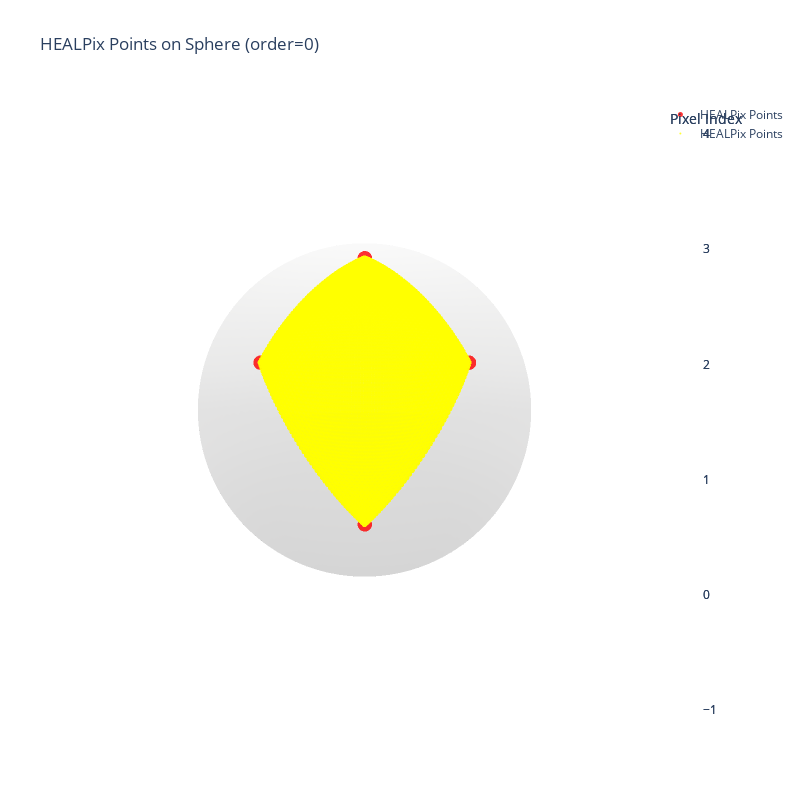

The code cell stored with this chart in its notebook:
### Code cell
single_main(0,0)

### Figure 1 — Plotly figure (JSON) as saved in the notebook; plotly's stock layout.template omitted (floating-point values rounded to 4 significant figures; data arrays with more than 128 entries replaced by an {"elided": "..."} marker saying what was removed)
{"data": [{"colorscale": [[0, "rgb(0, 0, 0)"], [0.09091, "rgb(16, 16, 16)"], [0.1818, "rgb(38, 38, 38)"], [0.2727, "rgb(59, 59, 59)"], [0.3636, "rgb(81, 80, 80)"], [0.4545, "rgb(102, 101, 101)"], [0.5455, "rgb(124, 123, 122)"], [0.6364, "rgb(146, 146, 145)"], [0.7273, "rgb(171, 171, 170)"], [0.8182, "rgb(197, 197, 195)"], [0.9091, "rgb(224, 224, 223)"], [1, "rgb(254, 254, 253)"]], "name": "Sphere", "opacity": 0.1, "showscale": false, "type": "surface", "x": {"elided": "100x100 float values"}, "y": {"elided": "100x100 float values"}, "z": {"elided": "100x100 float values"}}, {"marker": {"color": "red", "colorbar": {"title": {"text": "Pixel Index"}}, "colorscale": [[0, "#440154"], [0.1111, "#482878"], [0.2222, "#3e4989"], [0.3333, "#31688e"], [0.4444, "#26828e"], [0.5556, "#1f9e89"], [0.6667, "#35b779"], [0.7778, "#6ece58"], [0.8889, "#b5de2b"], [1, "#fde725"]], "opacity": 0.8, "size": 5}, "mode": "markers", "name": "HEALPix Points", "type": "scatter3d", "x": [0, 0.7454, 0.7071, 4.564e-17], "y": [0, 0, 0.7071, 0.7454], "z": [1, 0.6667, 0, 0.6667]}, {"marker": {"color": "yellow", "colorbar": {"title": {"text": "Pixel Index"}}, "colorscale": [[0, "#440154"], [0.1111, "#482878"], [0.2222, "#3e4989"], [0.3333, "#31688e"], [0.4444, "#26828e"], [0.5556, "#1f9e89"], [0.6667, "#35b779"], [0.7778, "#6ece58"], [0.8889, "#b5de2b"], [1, "#fde725"]], "opacity": 0.8, "size": 2}, "mode": "markers", "name": "HEALPix Points", "type": "scatter3d", "x": {"elided": "5000 float values"}, "y": {"elided": "5000 float values"}, "z": {"elided": "5000 float values"}}], "layout": {"height": 800, "scene": {"aspectmode": "data", "xaxis": {"showbackground": false, "visible": false}, "yaxis": {"showbackground": false, "visible": false}, "zaxis": {"showbackground": false, "visible": false}}, "title": {"text": "HEALPix Points on Sphere (order=0)"}, "width": 800}}
